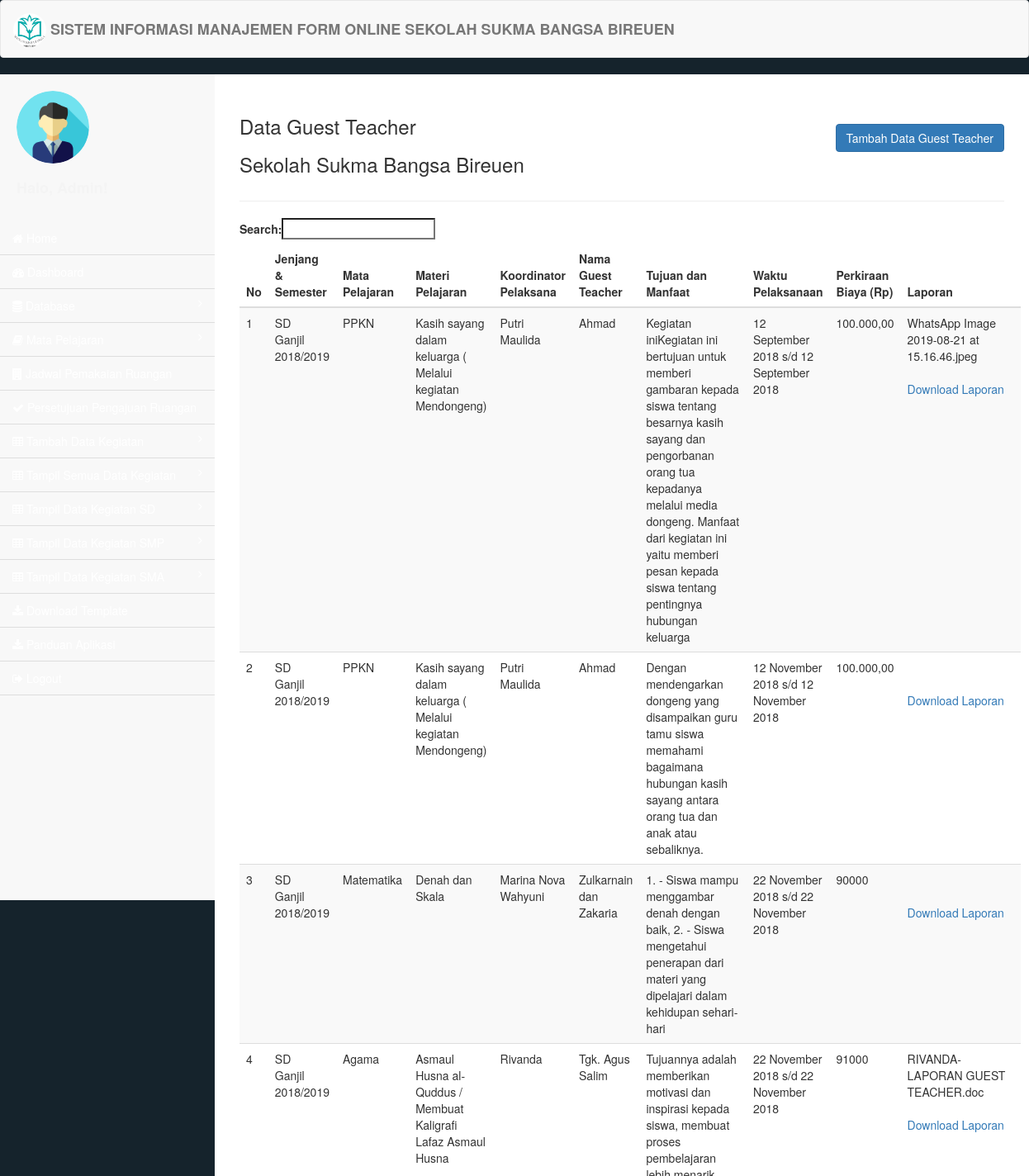
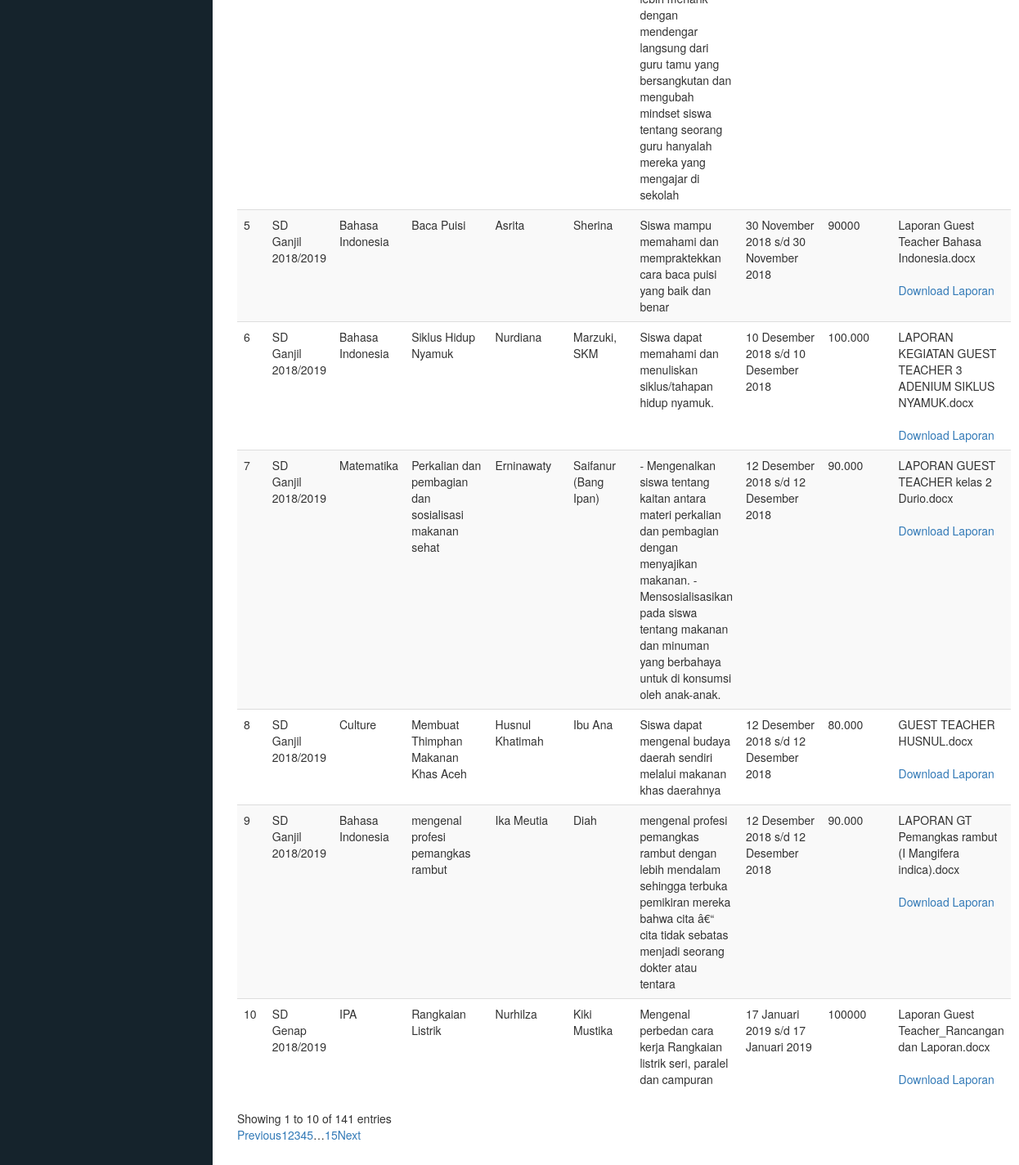
Screenshot of /admin/index.php?halaman=tampil_guest (signed in) with the database file from the repository (2 pictures, top to bottom).
### tables this page shows
CREATE TABLE `guest` (
  `id_guest` int(11) NOT NULL,
  `id_jenjang` varchar(2) NOT NULL,
  `id_semester` varchar(255) NOT NULL,
  `id_kelas` varchar(255) NOT NULL,
  `id_kelas2` varchar(255) NOT NULL,
  `id_kelas3` varchar(255) NOT NULL,
  `id_kelas4` varchar(255) NOT NULL,
  `id_mapel1` varchar(255) NOT NULL,
  `id_guru` varchar(255) NOT NULL,
  `tema_guest` varchar(255) NOT NULL,
  `nama_guest` varchar(255) NOT NULL,
  `hasil_guest` varchar(255) NOT NULL,
  `waktu_1` date NOT NULL,
  `waktu_2` date NOT NULL,
  `biaya_guest` text NOT NULL,
  `laporan` varchar(255) NOT NULL,
  `proposal` varchar(255) NOT NULL
);

CREATE TABLE `jenjang` (
  `id_jenjang` int(11) NOT NULL,
  `nama_jenjang` varchar(255) NOT NULL
);

CREATE TABLE `semester` (
  `id_semester` int(11) NOT NULL,
  `nama_semester` varchar(255) NOT NULL,
  `status` varchar(255) NOT NULL
);

CREATE TABLE `mapel1` (
  `id_mapel1` int(11) NOT NULL,
  `id_jenjang` varchar(255) NOT NULL,
  `nama_mapel1` varchar(255) NOT NULL
);

CREATE TABLE `guru` (
  `id_guru` int(11) NOT NULL,
  `id_jenjang` varchar(255) NOT NULL,
  `nama_guru` varchar(255) NOT NULL,
  `nip_guru` varchar(255) NOT NULL,
  `status_guru` varchar(255) NOT NULL
);

### config/class.php (called while the page is built, shortened)
<?php
	$db_host = "localhost";
	$db_user = "root";
	$db_pass = "";
	$db_name = "simfoni";
	$db_lokasi ="Bireuen";
$database = new mysqli($db_host, $db_user, $db_pass, $db_name);
function tanggal_indo($tanggal)
{
	$tgl = explode("-", $tanggal);
	$bln["01"]="Januari";
	$bln["02"]="Februari";
	$bln["03"]="Maret";
	$bln["04"]="April";
	$bln["05"]="Mei";
	$bln["06"]="Juni";
	$bln["07"]="Juli";
	$bln["08"]="Agustus";
	$bln["09"]="September";
	$bln["10"]="Oktober";
	$bln["11"]="November";
	$bln["12"]="Desember";
	if ($tgl[0]=="0000")
	{
		return $tanggal;
	}
	else
	{
		return $tgl[2]." ".$bln[$tgl[1]]." ".$tgl[0];
	}
}
class guest
{
	public $koneksi;
	function __construct($database)
	{
		$this->koneksi = $database;
	}
	function tampil_guest_admin()
	{
		$semua_data = array();
		 $ambil = $this->koneksi->query("SELECT * FROM guest
		 	LEFT JOIN mapel1 ON guest.id_mapel1 = mapel1.id_mapel1
		 	LEFT JOIN kelas ON guest.id_kelas = kelas.id_kelas
		 	LEFT JOIN kelas2 ON guest.id_kelas2 = kelas2.id_kelas2
		 	LEFT JOIN kelas3 ON guest.id_kelas3 = kelas3.id_kelas3
		 	LEFT JOIN kelas4 ON guest.id_kelas4 = kelas4.id_kelas4
		 	LEFT JOIN jenjang ON guest.id_jenjang = jenjang.id_jenjang
		 	LEFT JOIN guru ON guest.id_guru = guru.id_guru
		 	LEFT JOIN semester ON guest.id_semester = semester.id_semester ORDER BY guest.id_jenjang, guest.id_semester, guest.waktu_1
		 	");
		while ($data_array = $ambil->fetch_assoc())
		{
			$semua_data[] = $data_array;
		}
		return $semua_data;
	}
}
 $guest = new guest($database);
?>

### admin/guest/tampil_guest.php (the view, shortened to what this page needs)
<div class="row">
	<div class="col-md-6">
		<h3>Data Guest Teacher</h3>
		<h3>Sekolah Sukma Bangsa <?php echo ($db_lokasi)?></h3>
	</div>
	<div class="col-md-6">
		<div class="tambah-user hidden-print">
		<a href="index.php?halaman=tambah_guest" class="btn btn-primary">Tambah Data Guest Teacher</a>
		</div>
	</div>
</div>
<hr>
 <?php
$semua_guest = $guest->tampil_guest_admin();
?>
<!DOCTYPE html>
<html>
<head>
	<link rel="stylesheet" type="text/css" href="../bootstrap/css/bootstrap.css">
</head>
<body>
<div class="row">
	<div class="col-md-12">
		<table class="table table-hover table-striped" id="data-table">
			<thead>
				<tr>
					<th>No</th>
					<th>Jenjang & Semester</th>
					<th>Mata Pelajaran</th>
					<th>Materi Pelajaran</th>
					<th>Koordinator Pelaksana</th>
					<th>Nama Guest Teacher</th>
					<th>Tujuan dan Manfaat</th>
					<th>Waktu Pelaksanaan</th>
					<th>Perkiraan Biaya (Rp)</th>
					<th class="hidden-print">Laporan</th>
				</tr>
			</thead>
			<tbody>
				<?php foreach ($semua_guest as $key => $value): ?>
		<tr>
			<td><?php echo $key+1; ?></td>
			<td><?php echo $value['nama_jenjang']; ?> <br> <?php echo $value['nama_semester']; ?></td>
			<td>
			<?php echo $value['nama_mapel1']; ?></td>
			<td><?php echo $value['tema_guest']; ?></td>
			<td><?php echo $value['nama_guru'] ;?>  </td>
			<td><?php echo $value['nama_guest'] ;?>  </td>
			<td><?php echo $value['hasil_guest'] ?></td>
			<td><?php echo tanggal_indo($value['waktu_1']) ?> s/d <?php echo tanggal_indo($value['waktu_2']) ?></td>
			<td><?php echo $value['biaya_guest'] ?></td>
			<td class="hidden-print"><?php echo $value['laporan'] ?> <br> <br>
				<a href="../laporan/guest_teacher/<?php echo $value['laporan'] ?>" class="" >Download Laporan</a>
				<br>
			</td>
		</tr>
		<?php endforeach ?>
			</tbody>
		</table>
</div>
</body>
</html>

### assets/css/sendiri.css (style rules this page uses)
body { font-family: modern; }

### assets/css/admin.css (style rules this page uses)
.tambah-user { text-align: right; margin-top: 30px; }

### rows the page displays
guest: id_jenjang.nama_jenjang "SD", id_semester.nama_semester "Ganjil 2018/2019", id_mapel1.nama_mapel1 "PPKN", tema_guest "Kasih sayang dalam keluarga ( Melalui kegiatan Mendongeng)", id_guru.nama_guru "Putri Maulida", nama_guest "Ahmad", hasil_guest "Kegiatan iniKegiatan ini bertujuan untuk memberi gambaran kepada siswa tentang besarnya kasih sayang dan pengorbanan orang tua kepadanya melalui media dongeng. Manfaat dari kegiatan ini yaitu memberi pesan kepada siswa tentang pentingnya hubungan keluarga", waktu_1 "12 September 2018", waktu_2 "12 September 2018", biaya_guest "100.000,00", laporan "WhatsApp Image 2019-08-21 at 15.16.46.jpeg"
guest: id_jenjang.nama_jenjang "SD", id_semester.nama_semester "Ganjil 2018/2019", id_mapel1.nama_mapel1 "PPKN", tema_guest "Kasih sayang dalam keluarga ( Melalui kegiatan Mendongeng)", id_guru.nama_guru "Putri Maulida", nama_guest "Ahmad", hasil_guest "Dengan mendengarkan dongeng yang disampaikan guru tamu siswa memahami bagaimana hubungan kasih sayang antara orang tua dan anak atau sebaliknya.", waktu_1 "12 November 2018", waktu_2 "12 November 2018", biaya_guest "100.000,00"
guest: id_jenjang.nama_jenjang "SD", id_semester.nama_semester "Ganjil 2018/2019", id_mapel1.nama_mapel1 "Matematika", tema_guest "Denah dan Skala", id_guru.nama_guru "Marina Nova Wahyuni", nama_guest "Zulkarnain dan Zakaria", hasil_guest "1. - Siswa mampu menggambar denah dengan baik, 2. - Siswa mengetahui penerapan dari materi yang dipelajari dalam kehidupan sehari-hari", waktu_1 "22 November 2018", waktu_2 "22 November 2018", biaya_guest "90000"
guest: id_jenjang.nama_jenjang "SD", id_semester.nama_semester "Ganjil 2018/2019", id_mapel1.nama_mapel1 "Agama", tema_guest "Asmaul Husna al-Quddus / Membuat Kaligrafi Lafaz Asmaul Husna", id_guru.nama_guru "Rivanda", nama_guest "Tgk. Agus Salim", hasil_guest "Tujuannya adalah memberikan motivasi dan inspirasi kepada siswa, membuat proses pembelajaran lebih menarik dengan mendengar langsung dari guru tamu yang bersangkutan dan mengubah mindset siswa tentang seorang guru hanyalah mereka yang mengajar di sekolah", waktu_1 "22 November 2018", waktu_2 "22 November 2018", biaya_guest "91000", laporan "RIVANDA-LAPORAN GUEST TEACHER.doc"
guest: id_jenjang.nama_jenjang "SD", id_semester.nama_semester "Ganjil 2018/2019", id_mapel1.nama_mapel1 "Bahasa Indonesia", tema_guest "Baca Puisi", id_guru.nama_guru "Asrita", nama_guest "Sherina", hasil_guest "Siswa mampu memahami dan mempraktekkan cara baca puisi yang baik dan benar", waktu_1 "30 November 2018", waktu_2 "30 November 2018", biaya_guest "90000", laporan "Laporan Guest Teacher Bahasa Indonesia.docx"
guest: id_jenjang.nama_jenjang "SD", id_semester.nama_semester "Ganjil 2018/2019", id_mapel1.nama_mapel1 "Bahasa Indonesia", tema_guest "Siklus Hidup Nyamuk", id_guru.nama_guru "Nurdiana", nama_guest "Marzuki, SKM", hasil_guest "Siswa dapat memahami dan menuliskan siklus/tahapan hidup nyamuk.", waktu_1 "10 Desember 2018", waktu_2 "10 Desember 2018", biaya_guest "100.000", laporan "LAPORAN KEGIATAN GUEST TEACHER 3 ADENIUM SIKLUS NYAMUK.docx"
guest: id_jenjang.nama_jenjang "SD", id_semester.nama_semester "Ganjil 2018/2019", id_mapel1.nama_mapel1 "Matematika", tema_guest "Perkalian dan pembagian dan sosialisasi makanan sehat", id_guru.nama_guru "Erninawaty", nama_guest "Saifanur (Bang Ipan)", hasil_guest "- Mengenalkan siswa tentang kaitan antara materi perkalian dan pembagian dengan menyajikan makanan. - Mensosialisasikan pada siswa tentang makanan dan minuman yang berbahaya untuk di konsumsi oleh anak-anak.", waktu_1 "12 Desember 2018", waktu_2 "12 Desember 2018", biaya_guest "90.000", laporan "LAPORAN GUEST TEACHER kelas 2 Durio.docx"
guest: id_jenjang.nama_jenjang "SD", id_semester.nama_semester "Ganjil 2018/2019", id_mapel1.nama_mapel1 "Culture", tema_guest "Membuat Thimphan Makanan Khas Aceh", id_guru.nama_guru "Husnul Khatimah", nama_guest "Ibu Ana", hasil_guest "Siswa dapat mengenal budaya daerah sendiri melalui makanan khas daerahnya", waktu_1 "12 Desember 2018", waktu_2 "12 Desember 2018", biaya_guest "80.000", laporan "GUEST TEACHER HUSNUL.docx"
guest: id_jenjang.nama_jenjang "SD", id_semester.nama_semester "Ganjil 2018/2019", id_mapel1.nama_mapel1 "Bahasa Indonesia", tema_guest "mengenal profesi pemangkas rambut", id_guru.nama_guru "Ika Meutia", nama_guest "Diah", hasil_guest "mengenal profesi pemangkas rambut dengan lebih mendalam sehingga terbuka pemikiran mereka bahwa cita â€“ cita tidak sebatas menjadi seorang dokter atau tentara", waktu_1 "12 Desember 2018", waktu_2 "12 Desember 2018", biaya_guest "90.000", laporan "LAPORAN GT Pemangkas rambut (I Mangifera indica).docx"
guest: id_jenjang.nama_jenjang "SD", id_semester.nama_semester "Genap 2018/2019", id_mapel1.nama_mapel1 "IPA", tema_guest "Rangkaian Listrik", id_guru.nama_guru "Nurhilza", nama_guest "Kiki Mustika", hasil_guest "Mengenal perbedan cara kerja Rangkaian listrik seri, paralel dan campuran", waktu_1 "17 Januari 2019", waktu_2 "17 Januari 2019", biaya_guest "100000", laporan "Laporan Guest Teacher_Rancangan dan Laporan.docx"

### other values shown
$db_lokasi "BIREUEN"
$db_lokasi "Bireuen"
